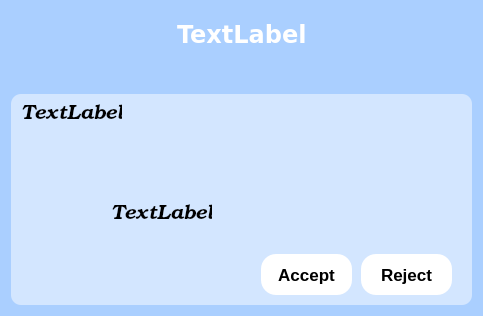
<?xml version="1.0" encoding="UTF-8"?>
<ui version="4.0">
 <class>addFriendWnd</class>
 <widget class="QDialog" name="addFriendWnd">
  <property name="geometry">
   <rect>
    <x>0</x>
    <y>0</y>
    <width>479</width>
    <height>316</height>
   </rect>
  </property>
  <property name="windowTitle">
   <string>Dialog</string>
  </property>
  <property name="styleSheet">
   <string notr="true">background-color: rgb(170, 207, 255);</string>
  </property>
  <layout class="QVBoxLayout" name="verticalLayout">
   <item>
    <widget class="QWidget" name="widget_3" native="true">
     <layout class="QHBoxLayout" name="horizontalLayout">
      <item>
       <spacer name="horizontalSpacer">
        <property name="orientation">
         <enum>Qt::Horizontal</enum>
        </property>
        <property name="sizeHint" stdset="0">
         <size>
          <width>40</width>
          <height>20</height>
         </size>
        </property>
       </spacer>
      </item>
      <item>
       <widget class="QLabel" name="timeLabel">
        <property name="font">
         <font>
          <family>Verdana</family>
          <pointsize>18</pointsize>
          <italic>false</italic>
          <bold>true</bold>
         </font>
        </property>
        <property name="styleSheet">
         <string notr="true">background-color: rgba(255, 255, 255, 0);
color: rgb(255, 255, 255);</string>
        </property>
        <property name="text">
         <string>TextLabel</string>
        </property>
       </widget>
      </item>
      <item>
       <spacer name="horizontalSpacer_2">
        <property name="orientation">
         <enum>Qt::Horizontal</enum>
        </property>
        <property name="sizeHint" stdset="0">
         <size>
          <width>40</width>
          <height>20</height>
         </size>
        </property>
       </spacer>
      </item>
     </layout>
    </widget>
   </item>
   <item>
    <spacer name="verticalSpacer">
     <property name="orientation">
      <enum>Qt::Vertical</enum>
     </property>
     <property name="sizeHint" stdset="0">
      <size>
       <width>20</width>
       <height>24</height>
      </size>
     </property>
    </spacer>
   </item>
   <item>
    <widget class="QWidget" name="widget_2" native="true">
     <property name="minimumSize">
      <size>
       <width>461</width>
       <height>211</height>
      </size>
     </property>
     <property name="styleSheet">
      <string notr="true">background-color: rgba(255, 255, 255, 124);
border-radius:10px;</string>
     </property>
     <widget class="QWidget" name="widget" native="true">
      <property name="geometry">
       <rect>
        <x>0</x>
        <y>60</y>
        <width>361</width>
        <height>81</height>
       </rect>
      </property>
      <property name="styleSheet">
       <string notr="true">background-color: rgba(255, 255, 255, 0);</string>
      </property>
      <widget class="QLabel" name="userName">
       <property name="geometry">
        <rect>
         <x>90</x>
         <y>10</y>
         <width>59</width>
         <height>21</height>
        </rect>
       </property>
       <property name="text">
        <string/>
       </property>
      </widget>
      <widget class="QLabel" name="idLabel">
       <property name="geometry">
        <rect>
         <x>100</x>
         <y>50</y>
         <width>101</width>
         <height>21</height>
        </rect>
       </property>
       <property name="font">
        <font>
         <family>URW Bookman</family>
         <pointsize>15</pointsize>
         <italic>true</italic>
        </font>
       </property>
       <property name="styleSheet">
        <string notr="true">background-color: rgba(255, 255, 255, 0);</string>
       </property>
       <property name="text">
        <string>TextLabel</string>
       </property>
      </widget>
      <widget class="QFrame" name="head">
       <property name="geometry">
        <rect>
         <x>10</x>
         <y>0</y>
         <width>81</width>
         <height>81</height>
        </rect>
       </property>
       <property name="styleSheet">
        <string notr="true">border-image: url(:/res/pic/Customer Copy.png);</string>
       </property>
      </widget>
     </widget>
     <widget class="QLabel" name="msgLabel">
      <property name="geometry">
       <rect>
        <x>10</x>
        <y>10</y>
        <width>101</width>
        <height>21</height>
       </rect>
      </property>
      <property name="font">
       <font>
        <family>URW Bookman</family>
        <pointsize>15</pointsize>
        <italic>true</italic>
       </font>
      </property>
      <property name="styleSheet">
       <string notr="true">background-color: rgba(255, 255, 255, 0);</string>
      </property>
      <property name="text">
       <string>TextLabel</string>
      </property>
     </widget>
     <widget class="QPushButton" name="agreeBtn">
      <property name="geometry">
       <rect>
        <x>250</x>
        <y>160</y>
        <width>91</width>
        <height>41</height>
       </rect>
      </property>
      <property name="font">
       <font>
        <pointsize>13</pointsize>
        <bold>true</bold>
       </font>
      </property>
      <property name="styleSheet">
       <string notr="true">background-color: rgb(255, 255, 255);
border-radius:15px;</string>
      </property>
      <property name="text">
       <string>Accept</string>
      </property>
     </widget>
     <widget class="QPushButton" name="rejectBtn">
      <property name="geometry">
       <rect>
        <x>350</x>
        <y>160</y>
        <width>91</width>
        <height>41</height>
       </rect>
      </property>
      <property name="font">
       <font>
        <pointsize>13</pointsize>
        <bold>true</bold>
       </font>
      </property>
      <property name="styleSheet">
       <string notr="true">background-color: rgb(255, 255, 255);
border-radius:15px;</string>
      </property>
      <property name="text">
       <string>Reject</string>
      </property>
     </widget>
    </widget>
   </item>
  </layout>
 </widget>
 <resources/>
 <connections/>
</ui>
